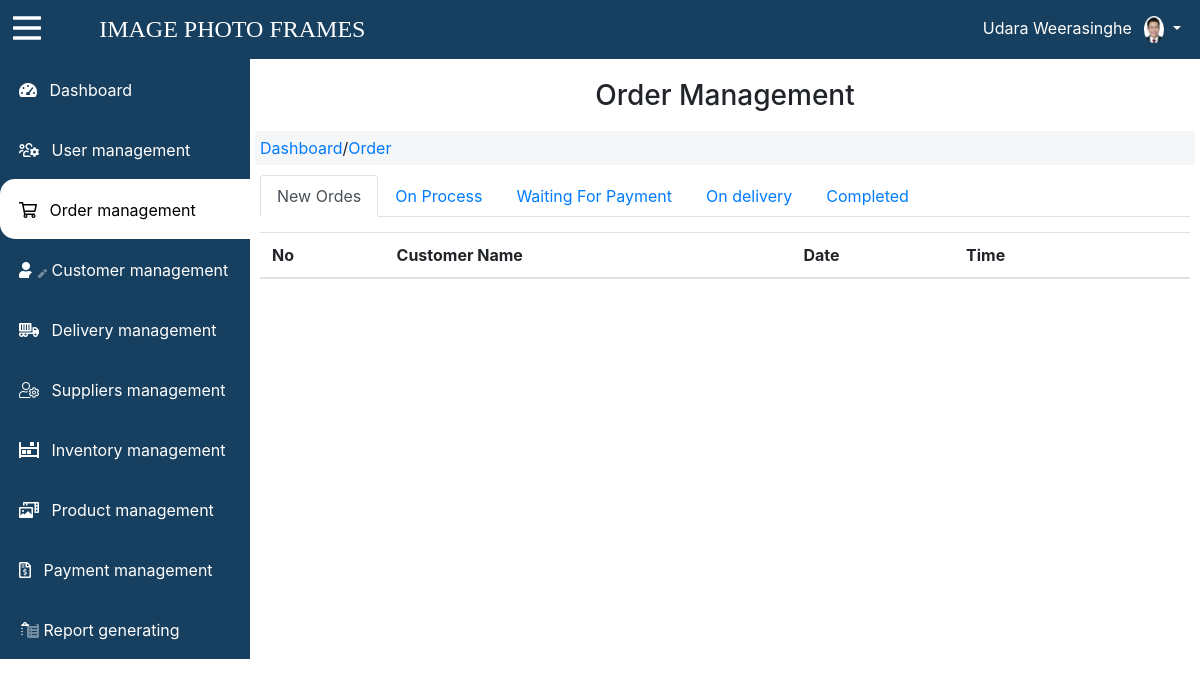
Page /app/view/order.php (signed in) on the earlier database version.
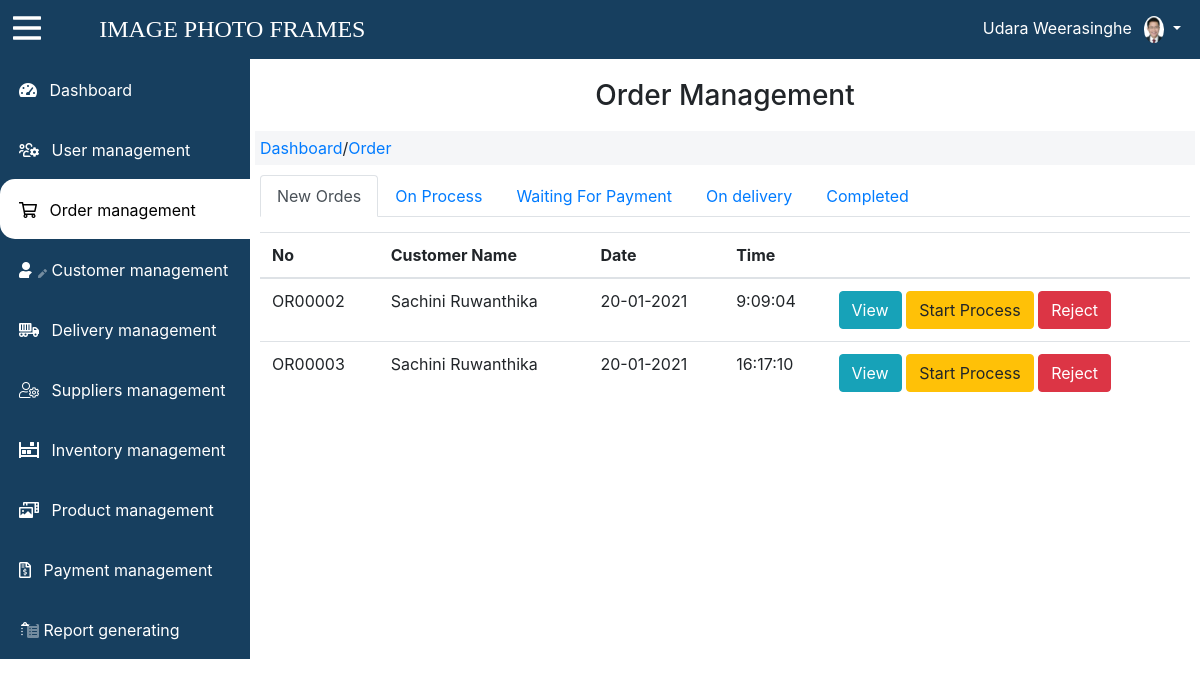
Same page on the later database version.
### tables this page shows
CREATE TABLE `module` (
  `module_id` int(11) NOT NULL,
  `module_name` varchar(30) NOT NULL,
  `module_class` text NOT NULL,
  `module_url` text NOT NULL
);

CREATE TABLE `order_detail` (
  `order_id` varchar(20) NOT NULL,
  `customer_id` int(11) NOT NULL,
  `order_sub_total` double NOT NULL,
  `order_timestamp` timestamp NOT NULL DEFAULT CURRENT_TIMESTAMP,
  `order_payment_status` int(11) NOT NULL DEFAULT '0',
  `order_status` int(11) NOT NULL DEFAULT '1',
  `reject_reason` varchar(200) DEFAULT NULL
);

CREATE TABLE `customer` (
  `customer_id` int(11) NOT NULL,
  `customer_fName` varchar(30) NOT NULL,
  `customer_lName` varchar(30) NOT NULL,
  `customer_tel` varchar(10) NOT NULL,
  `customer_email` text NOT NULL,
  `customer_address` text NOT NULL,
  `customer_longitude` double NOT NULL,
  `customer_latitude` double NOT NULL
);

### app/model/module-model.php (called while the page is built, shortened)
<?php
class Module{
    public function  getAllModules(){
        $con=$GLOBALS['con'];
        $sql="SELECT * FROM module";
        $results = $con->query($sql);
        return $results;
    }
}

### app/model/order-model.php (called while the page is built, shortened)
<?php
class Order{
    public function  getAllOrders(){
        $con=$GLOBALS['con'];
        $sql="SELECT * FROM order_detail o, customer c WHERE o.customer_id=c.customer_id AND order_status='1'";
        $results = $con->query($sql) or die($con->error);
        return $results;
    }
}

### app/view/order.php (the view, shortened to what the changed rows need)
<html>
    <head>
        <link type="text/css" rel="stylesheet" href="../../bootstrap/css/bootstrap.css">
        <link rel="stylesheet" href="../../fontawesome-pro-5.13.0-web/css/all.css">
        <link type="text/css" rel="stylesheet" href="../../css/style.css">
        <?php include_once '../../commons/dbConnection.php';
        include '../model/module-model.php';
            $moduleObj = new Module();
            $moduleResult=$moduleObj->getAllModules();
            include '../model/order-model.php';
            $orderObj=new Order();
            $allOrder=$orderObj->getAllOrders();
        ?>
    </head>
    <body>
        <div style="flex-wrap: wrap; display: flex;">
            <div id="sidemenu" class="sidemenu">
                <?php
                 while ($row=$moduleResult->fetch_assoc()){
                                  ?>
                <a href="<?php echo $row["module_url"]; ?>" style="text-decoration: none;">
                    <div class="module <?php
                            if($row["module_id"]=='2'){
                                echo 'module-active';
                            }
                            ?>">
                        <i class="<?php echo $row["module_class"]; ?> ">&nbsp;&nbsp;</i>
                         <span class="module-name"> <?php echo $row["module_name"];?> </span>
                    </div>
                </a>
                 <?php }?>
            </div>
            <div class="dashbord-body" id="dashbord-body" style="flex: 70%; height: 800px; padding: 10px;">
                <table class="table" style="margin-top: 15px;">
                        <thead>
                            <tr>
                                <th>No</th>
                                <th>Customer Name</th>
                                <th>Date</th>
                                <th>Time</th>
                                <th></th>
                            </tr>
                        </thead>
                        <tbody>
                            <?php
                 while ($order_row=$allOrder->fetch_assoc()){
                                  ?>
                            <tr>
                                <td>
                                    <?php echo $order_row["order_id"] ?>
                                </td>
                                <td><?php echo $order_row["customer_fName"]." ".$order_row["customer_lName"]; ?></td>
                                <td>
                                    <?php
                                    $timestamp = strtotime($order_row["order_timestamp"]);
                               echo date('d-m-Y', $timestamp);
                                ?>
                                </td>
                                <td>
                                    <?php
                               echo date('G:i:s', $timestamp);
                                ?>
                                </td>
                                <td>
                                    <a href="view-order.php?oId=<?php echo $order_row["order_id"] ?>" class="btn btn-info">View</a>
                                    <a class="btn btn-warning">Start Process</a>
                                    <a class="btn btn-danger">Reject</a>
                                </td>
                            </tr>
                 <?php } ?>
                        </tbody>
                    </table>
            </div>
        </div>
    </body>
</html>

Differences in the rows shown:
added order_detail: order_id "OR00002", customer.customer_fName "Sachini", customer.customer_lName "Ruwanthika", order_timestamp "20-01-2021", order_timestamp "9:09:04"
added order_detail: order_id "OR00003", customer.customer_fName "Sachini", customer.customer_lName "Ruwanthika", order_timestamp "20-01-2021", order_timestamp "16:17:10"
